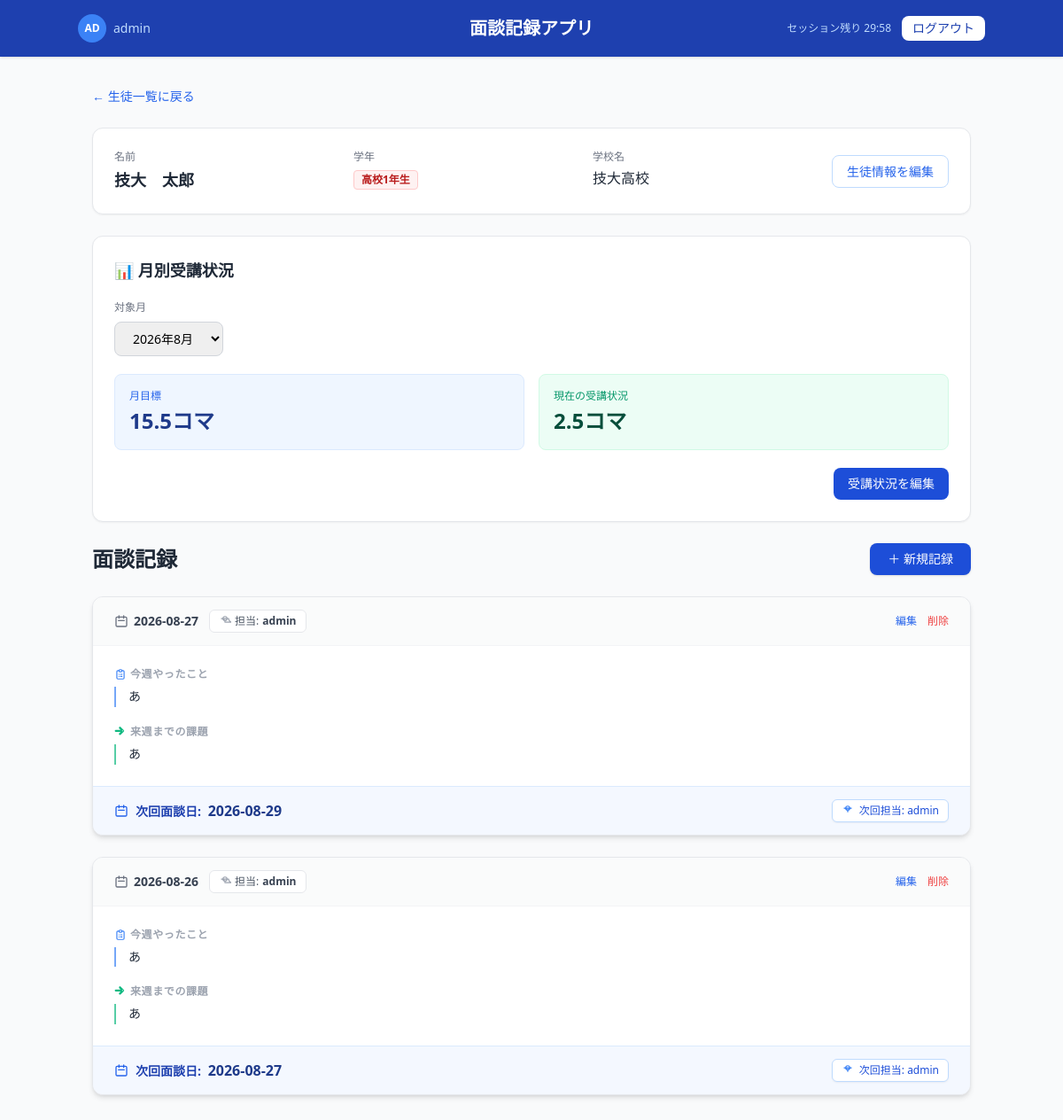
The page /student/1 (signed in) on the database as committed earlier.
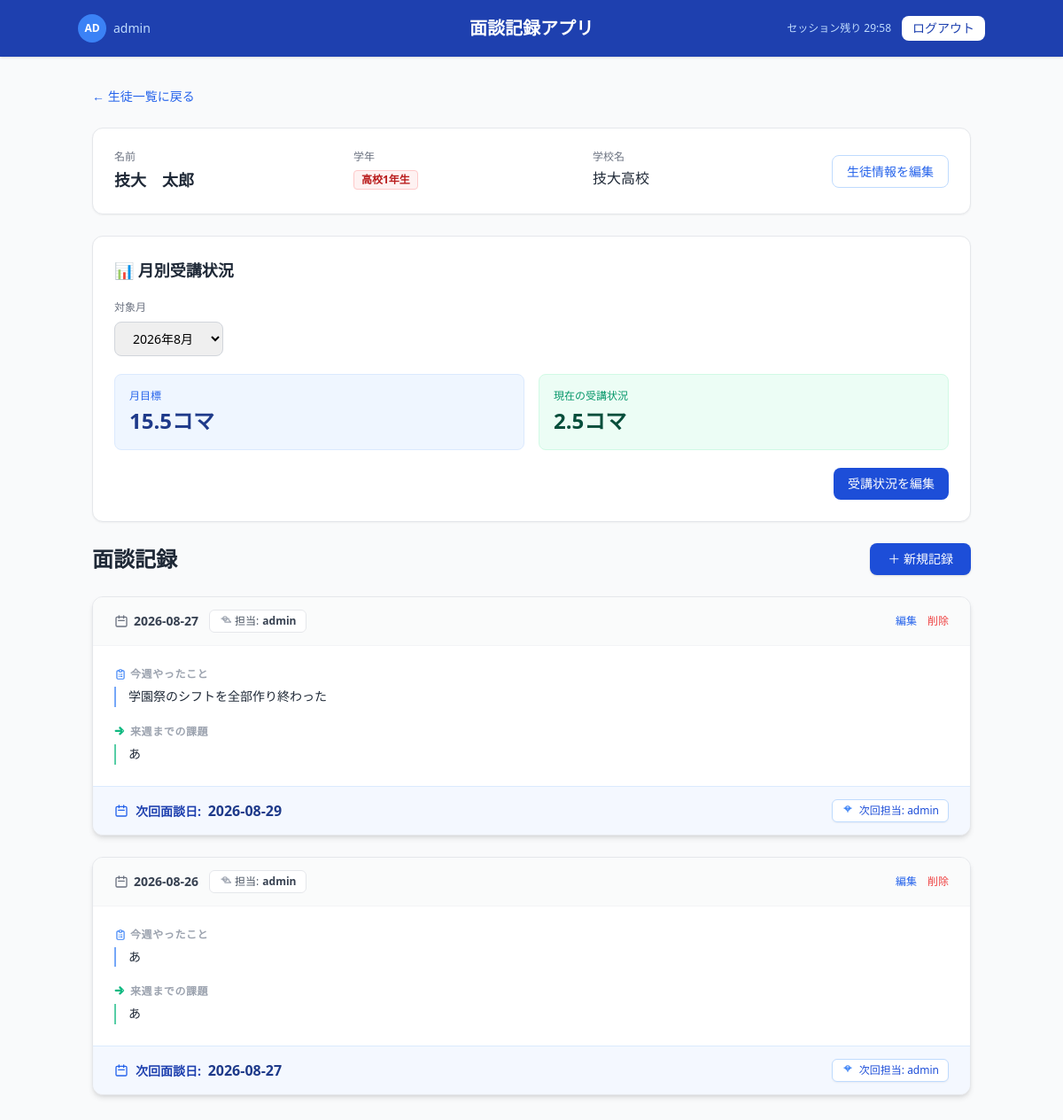
The same page on the database as committed later.
### app.py (models this page shows)
class Record(db.Model):
    id = db.Column(db.Integer, primary_key=True)
    date = db.Column(db.String(20), nullable=False)
    instructor = db.Column(db.String(100))
    deliverables = db.Column(db.Text)
    assignment = db.Column(db.Text)
    memo = db.Column(db.Text)
    next_meeting_date = db.Column(db.String(20))
    next_instructor = db.Column(db.String(100))
    student_id = db.Column(db.Integer, db.ForeignKey('student.id'), nullable=False)

### app.py (the view)
@app.route('/student/<int:student_id>')
@login_required
def student_detail(student_id):
    student = Student.query.get_or_404(student_id)
    records = Record.query.filter_by(
        student_id=student_id
    ).order_by(Record.date.desc()).all()
    current_month = datetime.now().strftime('%Y-%m')
    selected_month = request.args.get('month', current_month)
    monthly_progress = MonthlyProgress.query.filter_by(
        student_id=student_id,
        month=selected_month
    ).first()
    monthly_progresses = MonthlyProgress.query.filter_by(
        student_id=student_id
    ).order_by(MonthlyProgress.month.desc()).all()
    return render_template(
        'detail.html',
        student=student,
        records=records,
        error=None,
        form_data={},
        current_month=current_month,
        selected_month=selected_month,
        monthly_progress=monthly_progress,
        monthly_progresses=monthly_progresses
    )

### app.py (called while the page is built)
@app.template_filter('grade_color')
def grade_color_filter(grade_str):
    now = datetime.now()
    year = now.year
    if now.month < 4:  # 1月〜3月は前年度として扱う
        year -= 1
    grade_num = 1
    if "2" in grade_str:
        grade_num = 2
    elif "3" in grade_str:
        grade_num = 3
    entrance_year = year - (grade_num - 1)
    color_index = entrance_year % 3
    if color_index == 1:
        return "bg-red-50 border-red-200 text-red-700"          # 赤系
    elif color_index == 0:
        return "bg-yellow-50 border-yellow-200 text-yellow-700"  # 黄系
    else:
        return "bg-blue-50 border-blue-200 text-blue-700"        # 青系

@login_manager.user_loader
def load_user(user_id):
    return User.query.get(int(user_id))

### templates/detail.html (shortened to what the changed rows need)
<!DOCTYPE html>
<html lang="ja">
<head>
    <script src="https://cdn.tailwindcss.com"></script>
</head>
<body class="bg-gray-50 min-h-screen">
    <header class="bg-blue-800 text-white px-6 py-4 shadow">
        <div class="flex items-center justify-between max-w-5xl mx-auto">
            <h1 class="text-xl font-semibold absolute left-1/2 transform -translate-x-1/2">
                面談記録アプリ
            </h1>
        </div>
    </header>
    <main class="max-w-5xl mx-auto px-4 py-8">
        <div class="bg-white rounded-xl shadow-sm border border-gray-200 p-6 mb-6">
            <div class="flex items-center justify-between mb-5">
                <h2 class="text-lg font-semibold text-gray-800">
                    📊 月別受講状況
                </h2>
            </div>
        </div>
        <div class="flex items-center justify-between mt-4 mb-6">
            <h2 class="text-2xl font-semibold text-gray-800">
                面談記録
            </h2>
        </div>
        <div class="space-y-6">
            {% if records %}
                {% for record in records %}
                    <div class="bg-white rounded-xl shadow-md border border-gray-200 overflow-hidden">
                        <div class="bg-gray-50/80 px-6 py-3.5 border-b border-gray-100 flex items-center justify-between">
                            <div class="flex items-center gap-3">
                                <span class="text-sm font-bold text-gray-700 flex items-center gap-1.5">
                                    <svg class="w-4 h-4 text-gray-500"
                                         fill="none"
                                         stroke="currentColor"
                                         viewBox="0 0 24 24">
                                        <path
                                            stroke-linecap="round"
                                            stroke-linejoin="round"
                                            stroke-width="2"
                                            d="M8 7V3m8 4V3m-9 8h10M5 21h14a2 2 0 002-2V7a2 2 0 00-2-2H5a2 2 0 00-2 2v12a2 2 0 002 2z">
                                        </path>
                                    </svg>
                                    {{ record.date }}
                                </span>
                                <span class="text-xs bg-white border border-gray-200 text-gray-600 px-2.5 py-1 rounded-md flex items-center gap-1">
                                    <svg class="w-3.5 h-3.5 text-gray-400"
                                         fill="none"
                                         stroke="currentColor"
                                         viewBox="0 0 24 24">
                                        <path
                                            stroke-linecap="round"
                                            stroke-linejoin="round"
                                            stroke-width="2"
                                            d="M16 7a4 4 0 11-8 0 4 4 0 018 0zM12 14a7 7 0 00-7-7h14a7 7 0 007 7z">
                                        </path>
                                    </svg>
                                    担当:
                                    <span class="font-semibold text-gray-700">
                                        {{ record.instructor }}
                                    </span>
                                </span>
                            </div>
                            <div class="flex items-center gap-3">
                                <a
                                    href="/edit_record/{{ record.id }}"
                                    class="text-xs text-blue-600 hover:underline leading-none"
                                >
                                    編集
                                </a>
                                <form
                                    action="/delete_record/{{ record.id }}"
                                    method="POST"
                                    onsubmit="return confirm('この記録を削除しますか？')"
                                    class="m-0 p-0 flex items-center"
                                >
                                    <button
                                        type="submit"
                                        class="text-xs text-red-500 hover:text-red-700 leading-none bg-transparent border-none p-0 cursor-pointer"
                                    >
                                        削除
                                    </button>
                                </form>
                            </div>
                        </div>
                        <div class="p-6 space-y-5">
                            <div class="clamp-container">
                                <h4 class="text-xs font-bold text-gray-400 uppercase tracking-wider mb-1.5 flex items-center gap-1">
                                    今週やったこと
                                </h4>
                                <div class="pl-3.5 border-l-2 border-blue-500/70">
                                    <p class="text-sm text-gray-800 whitespace-pre-wrap line-clamp-3 clamp-text leading-relaxed text-left">{{ record.deliverables }}</p>
                                </div>
                            </div>
                            <div class="clamp-container">
                                <h4 class="text-xs font-bold text-gray-400 uppercase tracking-wider mb-1.5 flex items-center gap-1">
                                    <svg class="w-3.5 h-3.5 text-emerald-500"
                                         fill="none"
                                         stroke="currentColor"
                                         viewBox="0 0 24 24">
                                        <path
                                            stroke-linecap="round"
                                            stroke-linejoin="round"
                                            stroke-width="2"
                                            d="M10.293 3.293a1 1 0 011.414 0l6 6a1 1 0 010 1.414l-6 6a1 1 0 01-1.414-1.414L14.586 11H3a1 1 0 110-2h11.586l-4.293-4.293a1 1 0 010-1.414z">
                                        </path>
                                    </svg>
                                    来週までの課題
                                </h4>
                                <div class="pl-3.5 border-l-2 border-emerald-500/70">
                                    <p class="text-sm text-gray-800 whitespace-pre-wrap line-clamp-3 clamp-text leading-relaxed text-left">{{ record.assignment }}</p>
                                </div>
                            </div>
                        </div>
                        <div class="bg-blue-50/70 px-6 py-3.5 border-t border-blue-100 flex flex-col sm:flex-row sm:items-center justify-between gap-2 text-sm text-blue-800">
                            <div class="flex items-center gap-2 font-semibold">
                                <svg class="w-4 h-4 text-blue-600"
                                     fill="none"
                                     stroke="currentColor"
                                     viewBox="0 0 24 24">
                                    <path
                                        stroke-linecap="round"
                                        stroke-linejoin="round"
                                        stroke-width="2"
                                        d="M8 7V3m8 4V3m-9 8h10M5 21h14a2 2 0 002-2V7a2 2 0 00-2-2H5a2 2 0 00-2 2v12a2 2 0 002 2z">
                                    </path>
                                </svg>
                                <span>
                                    次回面談日:
                                    <span class="text-base text-blue-900 font-bold ml-1">
                                        {{ record.next_meeting_date }}
                                    </span>
                                </span>
                            </div>
                            <div class="flex items-center gap-1.5 text-xs bg-white border border-blue-200 text-blue-700 px-2.5 py-1 rounded-md font-medium self-start sm:self-auto shadow-sm">
                                <svg class="w-3.5 h-3.5 text-blue-500"
                                     fill="none"
                                     stroke="currentColor"
                                     viewBox="0 0 24 24">
                                    <path
                                        stroke-linecap="round"
                                        stroke-linejoin="round"
                                        stroke-width="2"
                                        d="M16 7a4 4 0 11-8 0 4 4 0 018 0zM12 14a7 7 0 00-7-7h14a7 7 0 00-7 7z">
                                    </path>
                                </svg>
                                次回担当:
                                {{ record.next_instructor }}
                            </div>
                        </div>
                    </div>
                {% endfor %}
            {% else %}
                <div class="bg-white rounded-xl shadow-sm border border-gray-200 p-8 text-center">
                    <p class="text-sm text-gray-400">
                        まだ記録がありません
                    </p>
                </div>
            {% endif %}
        </div>
    </main>
</body>
</html>

Rows that differ between the two databases and show on the page:
changed Record: deliverables "あ" → "学園祭のシフトを全部作り終わった"
